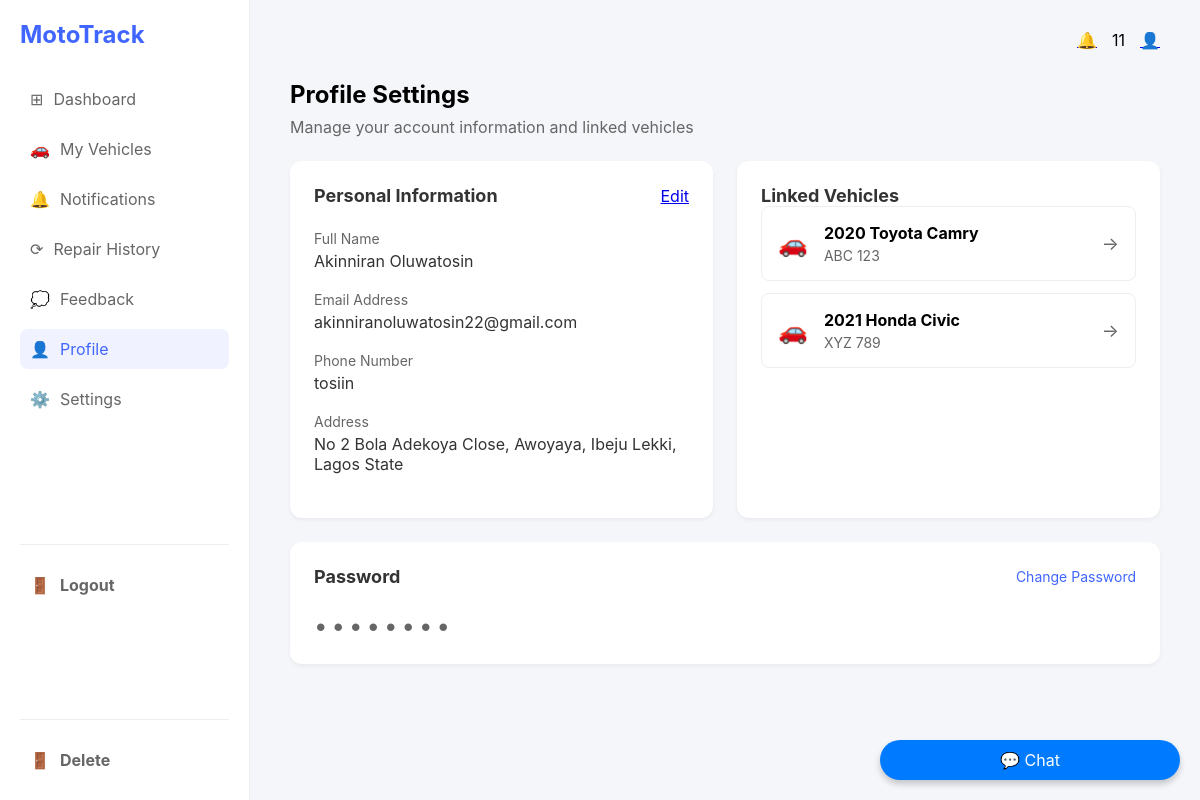
The page /users/profile/ (signed in) on the database its author committed.
### users/models.py (models this page shows, shortened)
class CustomerProfile(models.Model):
    ROLE_CHOICE = [
        ('customer', 'Customer'),
        ('service_adviser', 'Service Adviser'),
    ]
    user = models.OneToOneField(User, on_delete=models.CASCADE, null=True, blank=True, related_name='customerprofile')
    role = models.CharField(max_length=20, choices=ROLE_CHOICE, default='customer')
    phone_number = models.CharField(max_length=15, null=True, blank=True)
    address = models.TextField(max_length=100, blank=True, null=True)
    created = models.DateTimeField(auto_now_add=True)

### users/views.py (the view)
# urls.py: path('profile/', views.usersProfile, name='profile'),
@login_required(login_url='login')
@role_required('customer')
def usersProfile(request):
    customer_profile, created = CustomerProfile.objects.get_or_create(user=request.user)
    profile = request.user.customerprofile
    edit_form = CustomerProfileUpdateForm(instance=profile)
    if request.method == 'POST':
        edit_form = CustomerProfileUpdateForm(request.POST, instance=profile, user=request.user)
        if edit_form.is_valid():
            edit_form.save(user=request.user)
            return redirect('profile')
        else:
            messages.error(request, 'An error occured during update')
    else:
        edit_form = CustomerProfileUpdateForm(instance=profile, user=request.user)
    context = {'customer_profile': customer_profile, 'edit_form': edit_form}
    return render(request, 'users-profile.html', context)

### users/views.py (called while the page is built)
def role_required(required_role):
    def decorator(view_func):
        @wraps(view_func)
        def _wrapped_view(request, *args, **kwargs):
            if request.user.is_authenticated and request.user.customerprofile.role == required_role:
                return view_func(request, *args, **kwargs)
            return HttpResponseForbidden("You do not have permission to access this page.")
        return _wrapped_view
    return decorator

### templates/users-profile.html (shortened to what this page needs)
{% extends 'user-main.html' %}
{% load static %}
{% block styles %}
    {{ block.super }}
    <link rel="stylesheet" href="{% static 'styles/users-profile.css' %}">
{% endblock %}
{% block content %}
<div class="profile-container">
    <h1>Profile Settings</h1>
    <p class="subtitle">Manage your account information and linked vehicles</p>
    <div class="settings-grid">
        <div class="personal-info card">
            <div class="card-header">
                <h2>Personal Information</h2>
                <a href="{% url 'edit-user' %}">Edit</a>
            </div>
            <div class="info-view">
                <div class="info-item">
                    <label>Full Name</label>
                    <p>{{ request.user.first_name }} {{ request.user.last_name }}</p>
                </div>
                <div class="info-item">
                    <label>Email Address</label>
                    <p>{{ request.user.email }}</p>
                </div>
                <div class="info-item">
                    <label>Phone Number</label>
                    <p>{{ customer_profile.phone_number|default:"N/A" }}</p>
                </div>
                <div class="info-item">
                    <label>Address</label>
                    <p>{{ customer_profile.address|default:"N/A"  }}</p>
                </div>
            </div>
        </div>
        <div class="linked-vehicles card">
            <h2>Linked Vehicles</h2>
            <div class="vehicle-item">
                <div class="vehicle-icon">🚗</div>
                <div class="vehicle-info">
                    <h3>2020 Toyota Camry</h3>
                    <p>ABC 123</p>
                </div>
                <button class="arrow-btn">→</button>
            </div>
            <div class="vehicle-item">
                <div class="vehicle-icon">🚗</div>
                <div class="vehicle-info">
                    <h3>2021 Honda Civic</h3>
                    <p>XYZ 789</p>
                </div>
                <button class="arrow-btn">→</button>
            </div>
        </div>
        <div class="password-section card">
            <div class="card-header">
                <h2>Password</h2>
                <button class="change-password-btn">Change Password</button>
            </div>
            <div class="password-placeholder">
                ••••••••
            </div>
        </div>
    </div>
</div>
{% endblock content %}

### templates/user-main.html (shortened to what this page needs)
{% load static %}
<!DOCTYPE html>
<html lang="en">
<head>
    {% block styles %}
    <link rel="stylesheet" href="{% static 'styles/user-main.css' %}">
    {% endblock styles %}
</head>
<body>
    <div class="container">
        <nav class="sidebar">
            <div class="logo">MotoTrack</div>
            <ul class="nav-items">
                <li class="{% if request.resolver_match.view_name == 'vehicle-dashboard' %}active{% endif %}"><a href="{% url 'vehicle-dashboard' %}"><span class="icon">⊞</span> Dashboard</a></li>
                <li class="{% if request.resolver_match.view_name == 'vehicles-page' %}active{% endif %}"><a href="{% url 'vehicles-page' %}"><span class="icon">🚗</span> My Vehicles</a></li>
                <li class="{% if request.resolver_match.view_name == 'notifcations' %}active{% endif %}"><a href="{% url 'notifcations' %}"><span class="icon">🔔</span> Notifications</a></li>
                <li><a href="#"><span class="icon">⟳</span> Repair History</a></li>
                <li class="{% if request.resolver_match.view_name == 'feedback' %}active{% endif %}" ><a href="{% url 'feedback' %}"><span class="icon">💭</span> Feedback</a></li>
                <li class="{% if request.resolver_match.view_name == 'profile' %}active{% endif %}"><a href="{% url 'profile' %}"><span class="icon">👤</span> Profile</a></li>
                <li><a href="#"><span class="icon">⚙️</span> Settings</a></li>
            </ul>
            {% if request.user.is_authenticated %}
            <div class="logout-section">
                <a href="{% url 'logout' %}" class="logout-btn"><span class="icon">🚪</span> Logout</a>
            </div>
            <div class="logout-section">
                <a href="" class="logout-btn"><span class="icon">🚪</span>Delete</a>
            </div>
            {% endif %}
        </nav>
        <main class="main-content">
            <header>
                <div class="user-info">
                    <a href="{% url 'notifcations' %}"><span class="notification-icon">🔔</span></a>
                    <span class="user-name">{{request.user.username}}</span>
                    <a href="{% url 'profile' %}"><span class="user-avatar">👤</span></a>
                </div>
            </header>
            {% block content %}
            {% endblock content %}
        </main>
    </div>
{% include 'livechat.html' %}
</body>
</html>

### static/styles/user-main.css (style rules this page uses)
* { margin: 0; padding: 0; box-sizing: border-box; font-family: -apple-system, BlinkMacSystemFont, 'Segoe UI', Roboto, Oxygen, Ubuntu, Cantarell, sans-serif; }
body { background-color: #f5f6fa; height: 100vh; }
.container { display: flex; min-height: 100vh; }
.sidebar { width: 250px; background-color: white; padding: 20px; border-right: 1px solid #eee; justify-content: space-between; }
.logo { color: #4066ff; font-size: 1.5rem; font-weight: bold; margin-bottom: 30px; }
.nav-items { list-style: none; }
.nav-items li { margin-bottom: 10px; padding: 10px; border-radius: 8px; }
.nav-items li.active { background-color: #f0f3ff; }
.nav-items li a { text-decoration: none; color: #666; display: flex; align-items: center; gap: 10px; }
.nav-items li.active a { color: #4066ff; }
.main-content { flex: 1; padding: 20px; overflow-y: auto; }
header { display: flex; justify-content: flex-end; padding: 10px 0; margin-bottom: 20px; }
.user-info { display: flex; align-items: center; gap: 15px; }
.sidebar { width: 250px; background-color: white; padding: 20px; border-right: 1px solid #eee; display: flex; flex-direction: column; justify-content: space-between; height: 100vh; }
.logout-section { margin-top: auto; padding-top: 20px; border-top: 1px solid #eee; }
.logout-btn { text-decoration: none; color: #666; font-weight: bold; display: flex; align-items: center; gap: 10px; padding: 10px; border-radius: 8px; transition: background-color 0.3s ease, color 0.3s ease; }

### static/styles/users-profile.css (style rules this page uses)
* { margin: 0; padding: 0; box-sizing: border-box; font-family: -apple-system, BlinkMacSystemFont, 'Segoe UI', Roboto, Oxygen, Ubuntu, Cantarell, sans-serif; }
body { background-color: #f5f6fa; height: 100vh; }
.container { display: flex; min-height: 100vh; }
.sidebar { width: 250px; background-color: white; padding: 20px; border-right: 1px solid #eee; }
.logo { color: #4066ff; font-size: 1.5rem; font-weight: bold; margin-bottom: 30px; }
.nav-items { list-style: none; }
.nav-items li { margin-bottom: 10px; padding: 10px; border-radius: 8px; }
.nav-items li.active { background-color: #f0f3ff; }
.nav-items li a { text-decoration: none; color: #666; display: flex; align-items: center; gap: 10px; }
.nav-items li.active a { color: #4066ff; }
.main-content { flex: 1; padding: 20px 40px; overflow-y: auto; }
header { display: flex; justify-content: flex-end; padding: 10px 0; margin-bottom: 20px; }
.user-info { display: flex; align-items: center; gap: 15px; }
.notification-icon { cursor: pointer; }
.profile-container { max-width: 1200px; margin: 0 auto; }
.profile-container h1 { font-size: 24px; margin-bottom: 8px; }
.subtitle { color: #666; margin-bottom: 24px; }
.settings-grid { display: grid; grid-template-columns: 1fr 1fr; gap: 24px; }
.card { background: white; border-radius: 12px; padding: 24px; box-shadow: 0 2px 4px rgba(0, 0, 0, 0.05); }
.card-header { display: flex; justify-content: space-between; align-items: center; margin-bottom: 24px; }
.card h2 { font-size: 18px; color: #333; }
.edit-btn, .change-password-btn { background: none; border: none; color: #4066ff; cursor: pointer; font-size: 14px; }
.info-item { margin-bottom: 20px; }
.info-item label { display: block; color: #666; font-size: 14px; margin-bottom: 4px; }
.info-item p { color: #333; font-size: 16px; }
.vehicle-item { display: flex; align-items: center; padding: 16px; border: 1px solid #eee; border-radius: 8px; margin-bottom: 12px; }
.vehicle-icon { font-size: 24px; margin-right: 16px; }
.vehicle-info { flex: 1; }
.vehicle-info h3 { font-size: 16px; margin-bottom: 4px; }
.vehicle-info p { color: #666; font-size: 14px; }
.arrow-btn { background: none; border: none; color: #666; cursor: pointer; font-size: 18px; }
.password-section { grid-column: span 2; }
.password-placeholder { color: #666; font-size: 24px; letter-spacing: 4px; }

### rows shown on the page
CustomerProfile: phone_number "tosiin", address "No 2 Bola Adekoya Close, Awoyaya, Ibeju Lekki, Lagos State"

### other values the page prints
{{ request.user.username }} "11"
{{ request.user.first_name }} "Akinniran"
{{ request.user.last_name }} "Oluwatosin"
{{ request.user.email }} "akinniranoluwatosin22@gmail.com"
